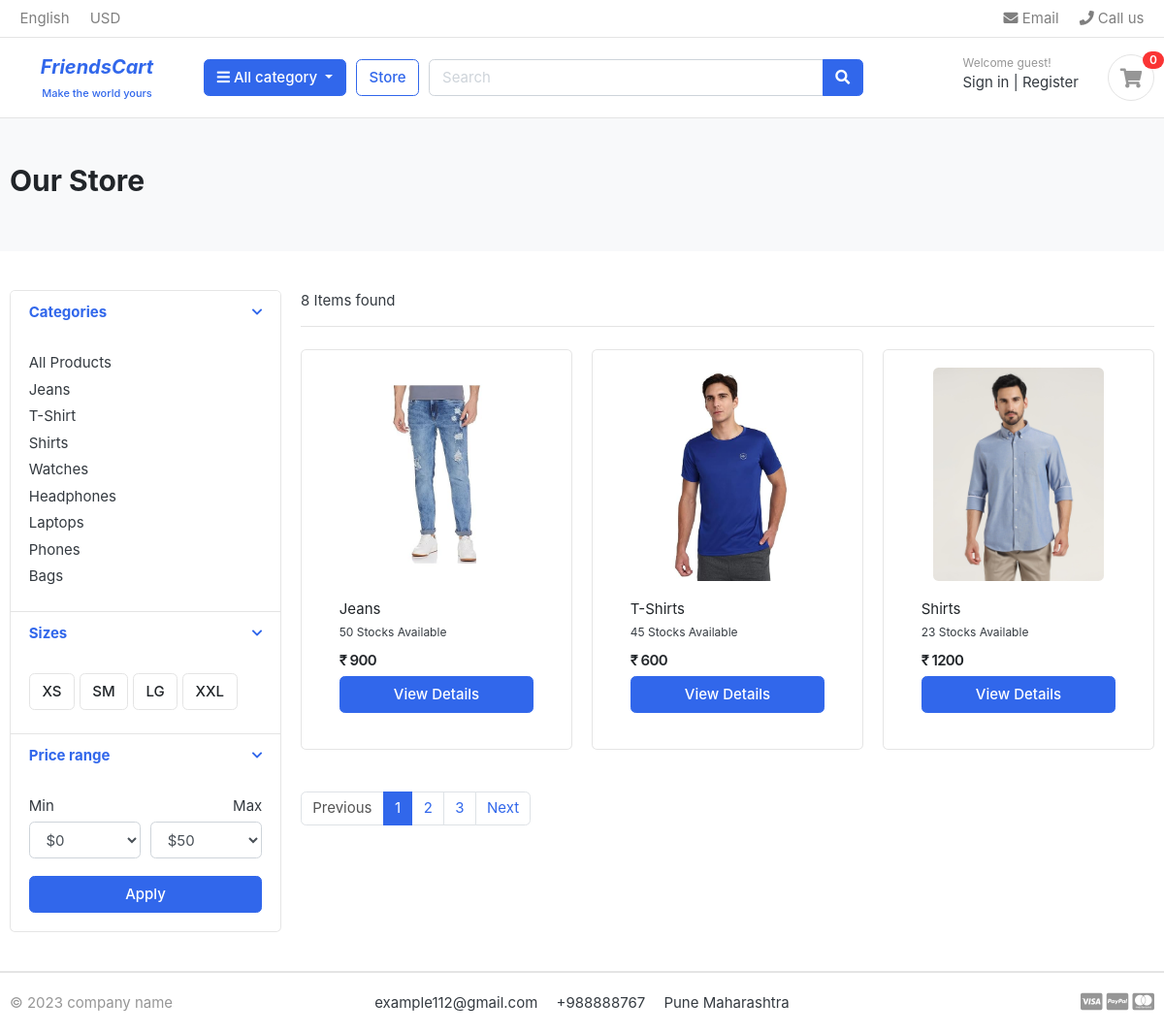
The page /store/ on the database as committed earlier.
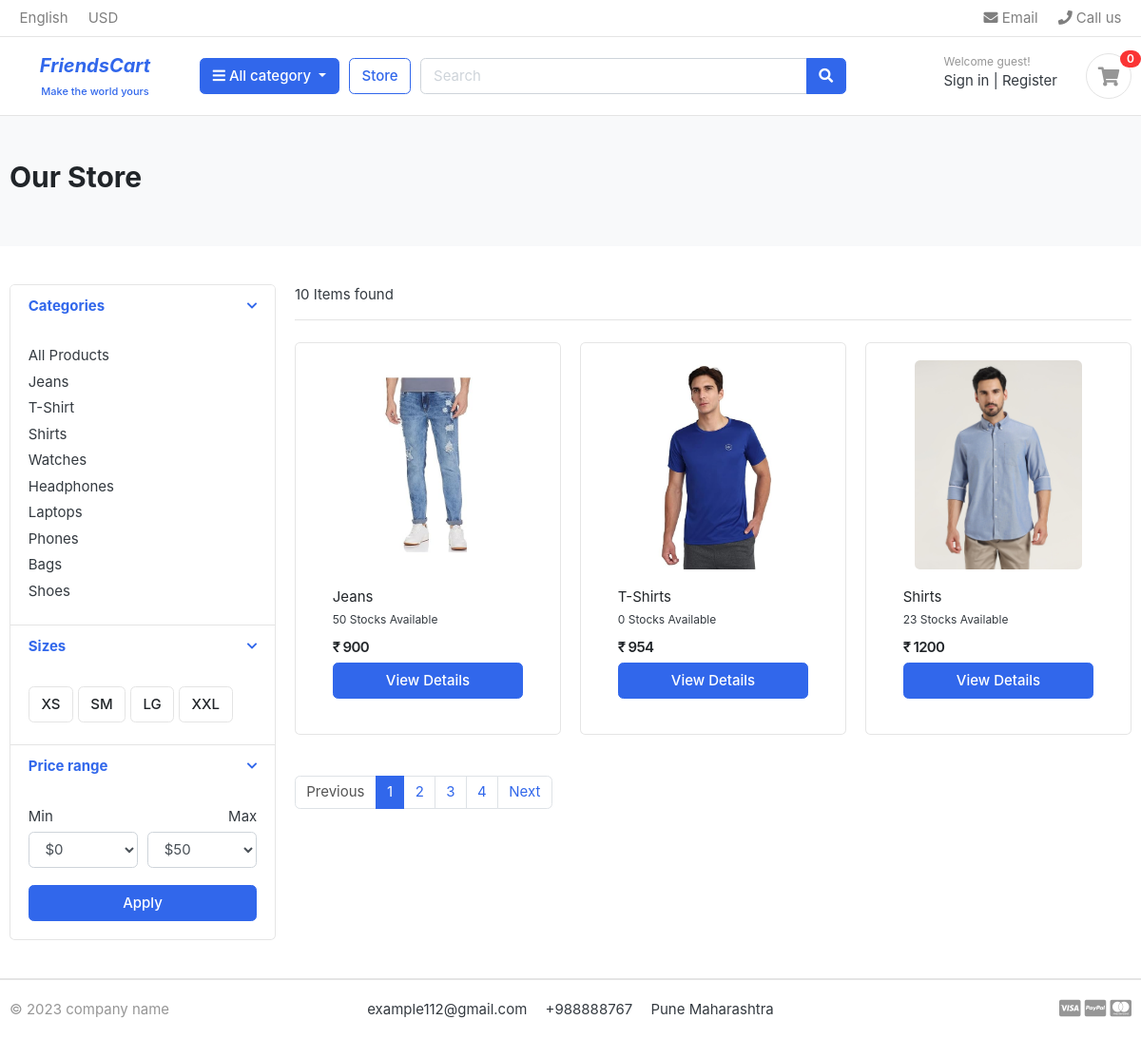
The same page on the database as committed later.
### category/models.py (models this page shows, shortened)
class Category(models.Model):
    category_name = models.CharField(max_length=50, unique=True)
    slug = models.SlugField(max_length=100, unique=True)
    description = models.TextField(max_length=255, blank=True)
    cat_image = models.ImageField(upload_to="photos/categories")
    class Meta:
        verbose_name = "Category"
        verbose_name_plural = "Category"
    def get_url(self):
        return reverse('products_by_category', args=[self.slug])

### store/models.py (models this page shows, shortened)
class Product(models.Model):
    product_name = models.CharField(max_length=200, unique=True)
    slug = models.SlugField(max_length=200, unique=True)
    description = models.TextField(max_length=500, blank=True)
    price = models.IntegerField()
    images = models.ImageField(upload_to='photos/products')
    stock = models.IntegerField()
    is_available = models.BooleanField(default=True)
    category = models.ForeignKey(Category, on_delete=models.CASCADE)
    created_date = models.DateTimeField(auto_now_add=True)
    modified_date = models.DateTimeField(auto_now=True)
    def get_url(self):
        return reverse('product_details', args=[self.category.slug, self.slug])

### store/views.py (the view)
# urls.py: path('store/',include('store.urls')),
def store(request, category_slug=None):
    categories = None
    products = None
    if category_slug != None:
        categories = get_object_or_404(Category, slug=category_slug)
        products = Product.objects.all().filter(category=categories, is_available=True).order_by('id')
        paginator = Paginator(products, 1)
        page = request.GET.get('page')
        paged_products = paginator.get_page(page)
        products_count = products.count()
    else:
        products = Product.objects.all().filter(is_available=True).order_by('id')
        paginator = Paginator(products, 3)
        page = request.GET.get('page')
        paged_products = paginator.get_page(page)
        products_count = products.count()
    context = {
        'products' : paged_products,
        'products_count' : products_count,
    }
    return render(request, 'store/store.html', context)

### carts/context_processors.py (called while the page is built)
def counter(request):
    cart_count = 0
    if 'admin' in request.path:
        return ()
    else:
        try:
            cart = Cart.objects.filter(Cart_id=_cart_id(request))
            if request.user.is_authenticated:
                cart_items = CartItem.objects.all().filter(user=request.user)
            else:
                cart_items = CartItem.objects.all().filter(cart=cart[:1])
            for cart_item in cart_items:
                cart_count += cart_item.quantity
        except Cart.DoesNotExist:
            cart_count = 0
    return dict(cart_count=cart_count)

### carts/views.py (called while the page is built)
def _cart_id(request):
    cart = request.session.session_key
    if not cart:
        cart = request.session.create()
    return cart

### category/context_processors.py (called while the page is built)
def menu_links(request):
    links = Category.objects.all()
    return dict(links=links)

### templates/store/store.html (shortened to what the changed rows need)
{% extends 'base.html' %}
{% load static %}
{% block content %}
<section class="section-pagetop bg">
    <div class="container">
        {% if 'search' in request.path %}
            <h2 class="title-page">Search Result</h2>
        {% else %}
            <h2 class="title-page">Our Store</h2>
        {% endif %}
    </div>
    </section>
    <section class="section-content padding-y">
    <div class="container">
    <div class="row">
        <aside class="col-md-3">
    <div class="card">
        <article class="filter-group">
            <div class="filter-content collapse show" id="collapse_1" >
                <div class="card-body">
                    <ul class="list-menu">
                        {% for category in links %}
                        <li><a href="{{category.get_url}}">{{category.category_name}}</a></li>
                        {% endfor %}
                    </ul>
                </div>
            </div>
        </article>
    </div>
        </aside>
        <main class="col-md-9">
    <header class="border-bottom mb-4 pb-3">
            <div class="form-inline">
                <span class="mr-md-auto">{{ products_count }} Items found </span>
            </div>
    </header>
    <div class="row">
        {% if products %}
        {% for product in products %}
        <div class="col-md-4">
            <figure class="card card-product-grid">
                <div class="card-body">
                    <div class="img-wrap">
                        <a href="{{ product.get_url }}"><img src="{{ product.images.url }}" class="rounded"></a>
                    </div>
                    <figcaption class="info-wrap">
                        <div class="fix-height">
                            <a href="{{ product.get_url }}" class="title">{{ product.product_name }}</a>
                            <small>{{ product.stock }} Stocks Available</small>
                            <div class="price-wrap mt-2">
                                <span class="price">&#8377 {{ product.price }}</span>
                            </div>
                        </div>
                        <a href="{{ product.get_url }}" class="btn btn-block btn-primary">View Details</a>
                    </figcaption>
                </div>
            </figure>
        </div>
        {% endfor %}
        {% else %}
        <div>
            <h2>No result found. Please try again.</h2>
        </div>
        {% endif %}
    </div>
    <nav class="mt-4" aria-label="Page navigation sample">
        {% if products.has_other_pages %}
    <ul class="pagination">
        {% for i in products.paginator.page_range %}
            {% if products.number == i %}
                <li class="page-item active"><a class="page-link" href="#">{{ i }}</a></li>
            {% else %}
                <li class="page-item"><a class="page-link" href="?page={{ i }}">{{ i }}</a></li>
            {% endif %}
        {% endfor %}
    </ul>
    {% endif %}
    </nav>
        </main>
    </div>
    </div>
    </section>
{% endblock %}

Rows that differ between the two databases and show on the page:
added Category: category_name "Shoes"
changed Product "T-Shirts": stock "45" → "0"; price "600" → "954"
Other text that changed with them:
{{ products_count }}: "8" → "10"
new list line: "4"
